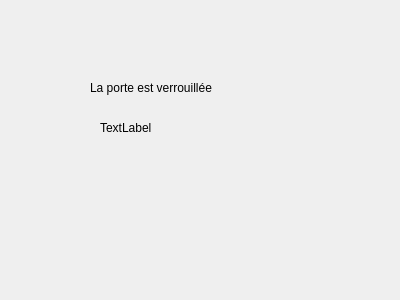
<?xml version="1.0" encoding="UTF-8"?>
<ui version="4.0">
 <class>Porte</class>
 <widget class="QWidget" name="Porte">
  <property name="geometry">
   <rect>
    <x>0</x>
    <y>0</y>
    <width>400</width>
    <height>300</height>
   </rect>
  </property>
  <property name="windowTitle">
   <string>Form</string>
  </property>
  <widget class="QLabel" name="labelEtat">
   <property name="geometry">
    <rect>
     <x>90</x>
     <y>80</y>
     <width>161</width>
     <height>16</height>
    </rect>
   </property>
   <property name="text">
    <string>La porte est verrouillée</string>
   </property>
  </widget>
  <widget class="QLabel" name="labelImage">
   <property name="geometry">
    <rect>
     <x>100</x>
     <y>120</y>
     <width>58</width>
     <height>15</height>
    </rect>
   </property>
   <property name="text">
    <string>TextLabel</string>
   </property>
  </widget>
 </widget>
 <resources/>
 <connections/>
</ui>
